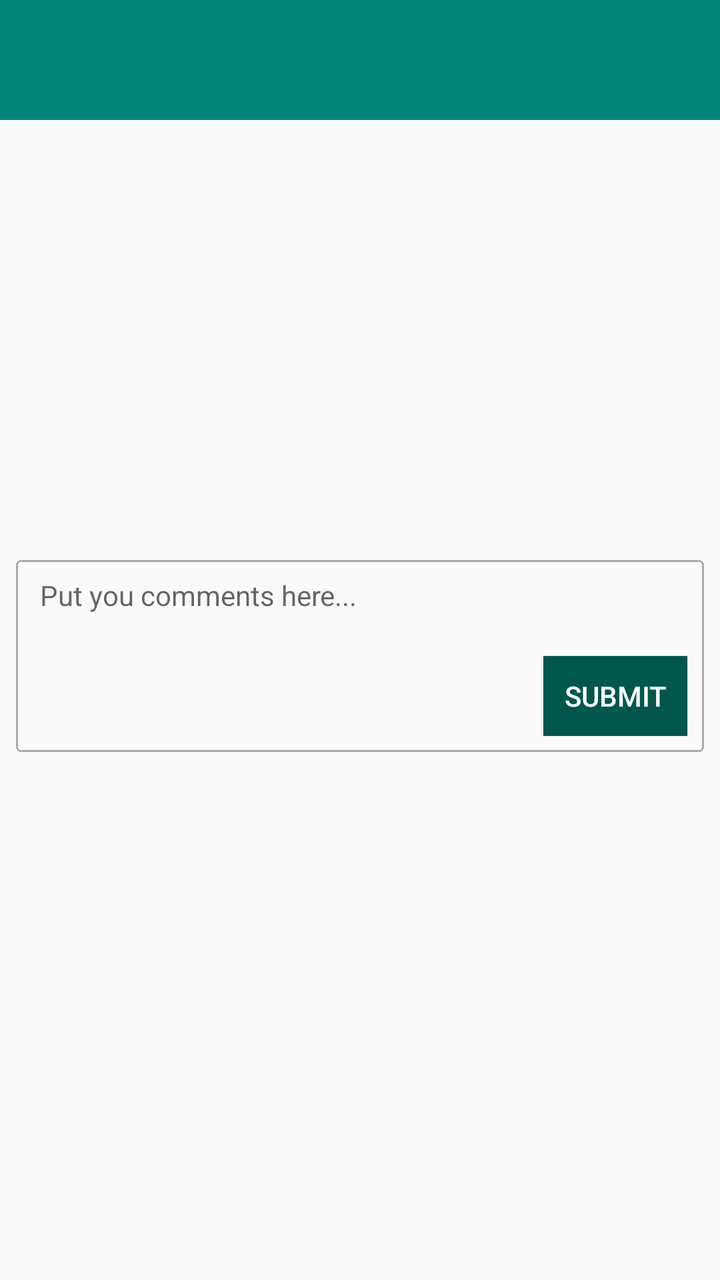
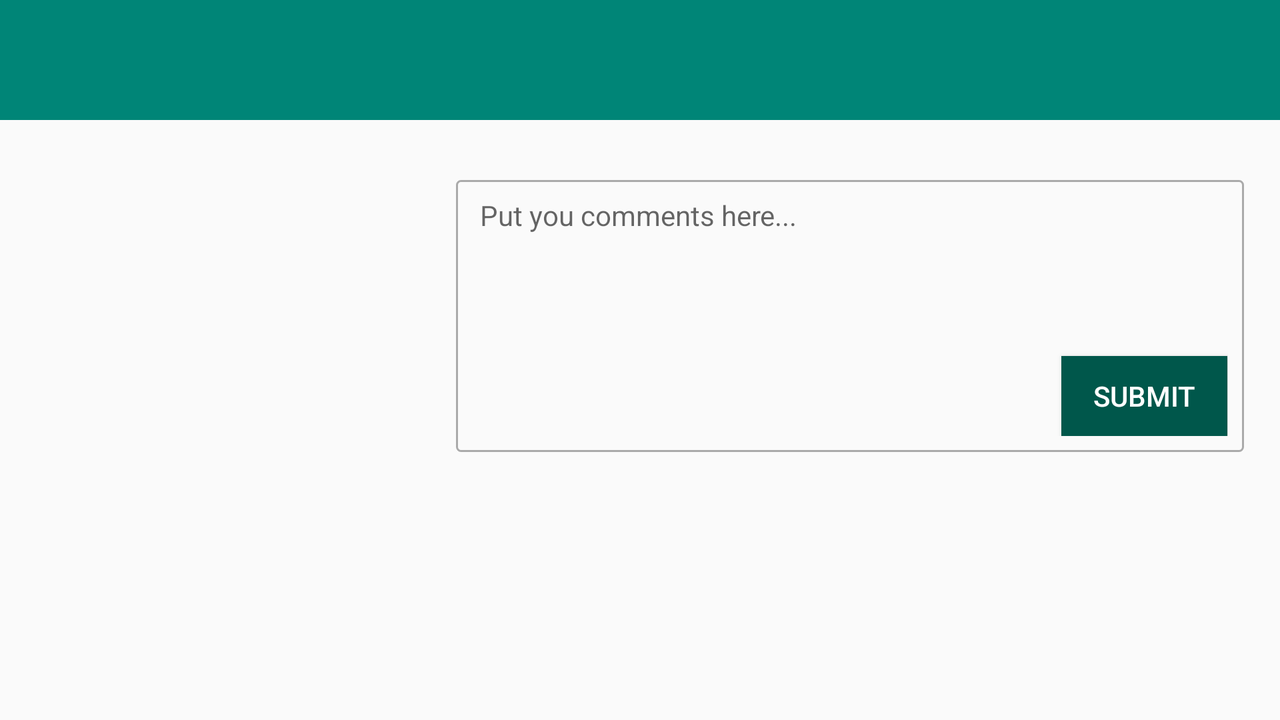

Compare how this app lays out the same screen by default and in its alternative resource folder. The renders come first, then the two layout files and the values they reference.
<!-- AndroidManifest.xml: activity theme AppTheme.NoActionBar -->
<!-- res/layout/activity_details.xml -->
<?xml version="1.0" encoding="utf-8"?>
<LinearLayout xmlns:android="http://schemas.android.com/apk/res/android"
    xmlns:app="http://schemas.android.com/apk/res-auto"
    android:layout_width="match_parent"
    android:layout_height="match_parent"
    android:orientation="vertical">

    <com.google.android.material.appbar.AppBarLayout
        android:id="@+id/appbar"
        android:layout_width="match_parent"
        android:layout_height="60dp"
        android:theme="@style/AppTheme.AppBarOverlay">

        <androidx.appcompat.widget.Toolbar
            android:id="@+id/toolbar"
            android:layout_width="match_parent"
            android:layout_height="match_parent"
            android:contentInsetLeft="0dp"
            android:contentInsetStart="0dp"
            app:contentInsetLeft="0dp"
            app:contentInsetStart="0dp"
            android:contentInsetRight="0dp"
            android:contentInsetEnd="0dp"
            app:contentInsetRight="0dp"
            app:contentInsetEnd="0dp"
            app:popupTheme="@style/AppTheme.PopupOverlay">

            <FrameLayout
                android:layout_width="match_parent"
                android:layout_height="match_parent">


                <TextView
                    android:id="@+id/tv_title"
                    android:layout_width="match_parent"
                    android:layout_height="match_parent"
                    android:gravity="center"
                    android:textSize="18sp"
                    android:textColor="@color/colorWhite"
                    android:text=""/>


                <ImageView
                    android:layout_marginStart="24dp"
                    android:layout_gravity="center_vertical"
                    android:id="@+id/img_back"
                    android:layout_width="24dp"
                    android:layout_height="24dp"
                    app:srcCompat="@drawable/ic_backspace" />


            </FrameLayout>
        </androidx.appcompat.widget.Toolbar>


    </com.google.android.material.appbar.AppBarLayout>

    <ImageView
        android:id="@+id/img_image"
        android:layout_marginTop="16dp"
        android:layout_gravity="center_horizontal"
        android:layout_width="210dp"
        android:layout_height="180dp"/>

    <LinearLayout
        android:focusable="true"
        android:focusableInTouchMode="true"
        android:layout_marginTop="24dp"
        android:layout_marginStart="8dp"
        android:layout_marginEnd="8dp"
        android:layout_width="match_parent"
        android:layout_height="wrap_content"
        android:orientation="horizontal"
        android:weightSum="1"
        android:background="@drawable/draw_border"
        android:padding="8dp">

   <EditText
       android:hint="@string/comment_on_image"
       android:id="@+id/edt_comment"
       android:layout_weight=".78"
       android:layout_width="0dp"
       android:layout_height="80dp"
       android:background="@null"
       android:maxLines="3"
       android:gravity="start"
       android:textColor="@color/colorAccent"
       android:textSize="14sp"
       android:paddingStart="4dp"/>

        <Button
            android:id="@+id/btn_submit"
            android:layout_gravity="bottom|end"
            android:layout_weight=".22"
            android:layout_width="0dp"
            android:layout_height="40dp"
            android:text="@string/submit"
            android:background="@color/colorPrimaryDark"
            android:textColor="@color/colorWhite"/>

    </LinearLayout>

    <FrameLayout
        android:layout_margin="16dp"
        android:layout_width="match_parent"
        android:layout_height="match_parent">

        <androidx.recyclerview.widget.RecyclerView
            android:id="@+id/rv_comments"
            android:layout_width="match_parent"
            android:layout_height="match_parent"/>

        <LinearLayout
            android:visibility="gone"
            android:id="@+id/ll_nodetails"
            android:gravity="center"
            android:layout_gravity="center"
            android:layout_width="wrap_content"
            android:layout_height="wrap_content"
            android:orientation="vertical">

            <ImageView
                android:layout_width="80dp"
                android:layout_height="80dp"
                android:src="@mipmap/ic_launcher_round"/>

            <TextView
                android:textColor="@color/colorBlack"
                android:textSize="16sp"
                android:layout_marginTop="16dp"
                android:layout_width="wrap_content"
                android:layout_height="wrap_content"
                android:text="@string/no_data_found"/>

        </LinearLayout>

    </FrameLayout>



</LinearLayout>
<!-- resources referenced by this layout -->
<resources>
  <color name="colorAccent">#D81B60</color>
  <color name="colorBlack">#000000</color>
  <color name="colorPrimaryDark">#00574B</color>
  <color name="colorWhite">#FFFFFF</color>
  <!-- drawable draw_border (drawable) -->
  <?xml version="1.0" encoding="utf-8"?>
  <shape xmlns:android="http://schemas.android.com/apk/res/android"
      android:shape="rectangle">
      <corners
          android:radius="2dp"
           />
      <stroke
          android:width="1dp"
          android:color="@android:color/darker_gray" />
  </shape>
  <string name="comment_on_image">Put you comments here...</string>
  <string name="no_data_found">Data not available.</string>
  <string name="submit">Submit</string>
  <style name="AppTheme.AppBarOverlay" parent="ThemeOverlay.AppCompat.Dark.ActionBar" />
  <style name="AppTheme.PopupOverlay" parent="ThemeOverlay.AppCompat.Light" />
  <style name="AppTheme.NoActionBar">
          <item name="windowActionBar">false</item>
          <item name="windowNoTitle">true</item>
      </style>
</resources>
<!-- res/layout-land/activity_details.xml (the author's variant of the layout above) -->
<!-- drawn on the phone turned sideways -->
<?xml version="1.0" encoding="utf-8"?>
<ScrollView xmlns:android="http://schemas.android.com/apk/res/android"
    xmlns:app="http://schemas.android.com/apk/res-auto"
    android:layout_width="match_parent"
    android:layout_height="match_parent">

    <LinearLayout
        android:layout_width="match_parent"
        android:layout_height="match_parent"
        android:orientation="vertical">

        <com.google.android.material.appbar.AppBarLayout
            android:id="@+id/appbar"
            android:layout_width="match_parent"
            android:layout_height="60dp"
            android:theme="@style/AppTheme.AppBarOverlay">

            <androidx.appcompat.widget.Toolbar
                android:id="@+id/toolbar"
                android:layout_width="match_parent"
                android:layout_height="match_parent"
                android:contentInsetStart="0dp"
                android:contentInsetLeft="0dp"
                android:contentInsetEnd="0dp"
                android:contentInsetRight="0dp"
                app:contentInsetEnd="0dp"
                app:contentInsetLeft="0dp"
                app:contentInsetRight="0dp"
                app:contentInsetStart="0dp"
                app:popupTheme="@style/AppTheme.PopupOverlay">

                <FrameLayout
                    android:layout_width="match_parent"
                    android:layout_height="match_parent">


                    <TextView
                        android:id="@+id/tv_title"
                        android:layout_width="match_parent"
                        android:layout_height="match_parent"
                        android:gravity="center"
                        android:text=""
                        android:textColor="@color/colorWhite"
                        android:textSize="18sp" />


                    <ImageView
                        android:id="@+id/img_back"
                        android:layout_width="24dp"
                        android:layout_height="24dp"
                        android:layout_gravity="center_vertical"
                        android:layout_marginStart="24dp"
                        app:srcCompat="@drawable/ic_backspace" />


                </FrameLayout>
            </androidx.appcompat.widget.Toolbar>


        </com.google.android.material.appbar.AppBarLayout>

        <RelativeLayout
            android:focusable="true"
            android:focusableInTouchMode="true"
            android:layout_width="match_parent"
            android:layout_height="wrap_content"
            android:layout_margin="10dp">

            <ImageView
                android:id="@+id/img_image"
                android:layout_width="210dp"
                android:layout_height="180dp" />

            <LinearLayout
                android:layout_width="match_parent"
                android:layout_height="wrap_content"
                android:layout_marginStart="8dp"
                android:layout_marginTop="20dp"
                android:layout_marginEnd="8dp"
                android:layout_toEndOf="@+id/img_image"
                android:background="@drawable/draw_border"
                android:focusable="true"
                android:focusableInTouchMode="true"
                android:orientation="horizontal"
                android:padding="8dp"
                android:weightSum="1">

                <EditText
                    android:id="@+id/edt_comment"
                    android:layout_width="0dp"
                    android:layout_height="120dp"
                    android:layout_weight=".78"
                    android:background="@null"
                    android:gravity="start"
                    android:hint="@string/comment_on_image"
                    android:maxLines="3"
                    android:paddingStart="4dp"
                    android:textColor="@color/colorAccent"
                    android:textSize="14sp" />

                <Button
                    android:id="@+id/btn_submit"
                    android:layout_width="0dp"
                    android:layout_height="40dp"
                    android:layout_gravity="bottom|end"
                    android:layout_weight=".22"
                    android:background="@color/colorPrimaryDark"
                    android:text="@string/submit"
                    android:textColor="@color/colorWhite" />

            </LinearLayout>
        </RelativeLayout>

        <FrameLayout
            android:layout_margin="16dp"
            android:layout_width="match_parent"
            android:layout_height="match_parent"
            android:layout_marginStart="16dp"
            android:layout_marginEnd="16dp"
            android:layout_marginBottom="16dp">

        <androidx.recyclerview.widget.RecyclerView
            android:id="@+id/rv_comments"
            android:layout_width="match_parent"
            android:layout_height="match_parent"
             />

            <LinearLayout
                android:visibility="gone"
                android:id="@+id/ll_nodetails"
                android:gravity="center"
                android:layout_gravity="center"
                android:layout_width="wrap_content"
                android:layout_height="wrap_content"
                android:orientation="vertical">

                <ImageView
                    android:layout_width="80dp"
                    android:layout_height="80dp"
                    android:src="@mipmap/ic_launcher_round"/>

                <TextView
                    android:textColor="@color/colorBlack"
                    android:textSize="16sp"
                    android:layout_marginTop="16dp"
                    android:layout_width="wrap_content"
                    android:layout_height="wrap_content"
                    android:text="@string/no_data_found"/>

            </LinearLayout>


        </FrameLayout>
    </LinearLayout>

</ScrollView>
